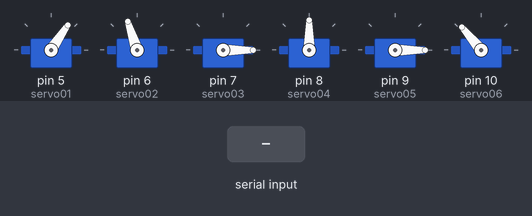
Simulated run of this sketch. Board: Arduino Uno, built with avr-gcc and run on an emulated ATmega328P. On the bench: 6 × servo. The inputs (shaded band) are chosen by the test bench.

Above: at 1.2 s.
1.3 s: "2" received over Serial
At 3.62 s:
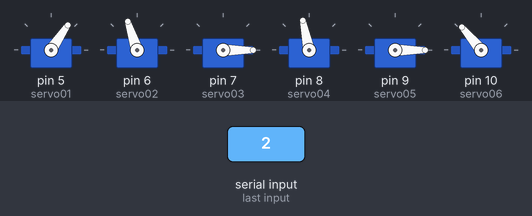
At 5.42 s:
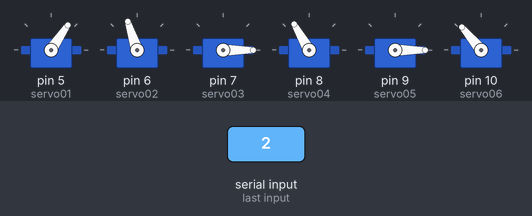
Timing chart, 0 to 22.7 s (numbered marks = the images above; inputs shaded):
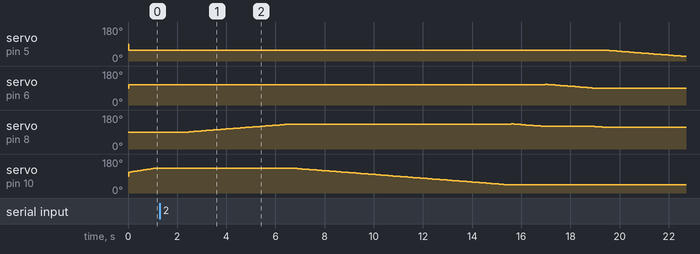

Measured:
- after the input at 1.3 s, servo on pin 5 (servo01): moves from 56° to 24° over 3.1 s, starting after 18.3 s; servo on pin 6 (servo02): 108° → 109° after 15.7 s, → 108° 0.10 s later, → 107° 0.10 s later, → 106° 0.10 s later, … (20 changes in this stretch)

The sketch:

Robot_Control.ino
```cpp
#include <Servo.h>
Servo servo01;
Servo servo02;
Servo servo03;
Servo servo04;
Servo servo05;
Servo servo06;
int servo1Pos,servo2Pos,servo3Pos,servo4Pos,servo5Pos,servo6Pos;
int servo1PPos,servo2PPos,servo3PPos,servo4PPos,servo5PPos,servo6PPos;
char a;
int d =0;
void setup() {
  Serial.begin(9600);
  servo01.attach(5);
  servo02.attach(6);
  servo03.attach(7);
  servo04.attach(8);
  servo05.attach(9);
  servo06.attach(10);
  delay(20);
  // Robot arm initial position
  servo1PPos = 56;
  servo01.write(servo1PPos);
  servo2PPos =108;
  servo02.write(servo2PPos);
  servo3PPos = 0;
  servo03.write(servo3PPos);
  servo4PPos = 90;
  servo04.write(servo4PPos);
  servo5PPos = 0;
  servo05.write(servo5PPos);
  servo6PPos = 110;
  servo06.write(servo6PPos);


}

void Set_up()
{
     for( servo4PPos; servo4PPos >= 108;servo4PPos--)
  {
    servo04.write(servo4PPos);
    delay(50);
    }
  for( servo6PPos; servo6PPos <=130 ;servo6PPos++)
  {
    servo06.write(servo6PPos);
    delay(50);
    }
         for(servo2PPos ; servo2PPos <= 108; servo2PPos++)
  {
    servo02.write(servo2PPos);
    delay(100);
    }

  }
void step_gap()
{
   for(servo4PPos ; servo4PPos <= 132; servo4PPos++)
  {
    servo04.write(servo4PPos);
    delay(100);
    }
  for( servo6PPos; servo6PPos >= 43;servo6PPos--)
  {
    servo06.write(servo6PPos);
    delay(100);
    }
 for(servo4PPos ; servo4PPos >= 120; servo4PPos--)
  {
    servo04.write(servo4PPos);
    delay(100);
    }
      for(servo2PPos ; servo2PPos >= 90; servo2PPos--)
  {
    servo02.write(servo2PPos);
    delay(100);
    }
    for(servo4PPos ; servo4PPos >= 115; servo4PPos--)
  {
    servo04.write(servo4PPos);
    delay(100);
    }
    for(servo1PPos ; servo1PPos>=14; servo1PPos--)
  {
    servo01.write(servo1PPos);
    delay(100);
    }
  }
void step_tron()
{
  for(servo6PPos ; servo6PPos >=1; servo6PPos--)
  {
    servo06.write(servo6PPos);
    delay(100);
    }
     for(servo1PPos ; servo1PPos <=56; servo1PPos++)
  {
    servo01.write(servo1PPos);
    delay(100);
   }
}
void step_vuong ()
 {
   for(servo6PPos ; servo6PPos <=90; servo6PPos++)
  {
    servo06.write(servo6PPos);
    delay(100);
    }
     for(servo1PPos ; servo1PPos <=56; servo1PPos++)
  {
    servo01.write(servo1PPos);
    delay(100);
  }
 }
void loop()
{


  while(Serial.available())
  {
  a = Serial.read();
  delay(1000);
  }
  if(a=='2' )
  {
  step_gap();
  delay(2000);
  step_tron();
  delay(1000);
  a= "";
  }

   if(a=='3' )
  {
   step_gap();
  delay(2000);
  step_vuong();
  delay(1000);
  a= "";
  }

  Set_up();
  delay(100);
}


  /*servo2PPos=10;
  servo02.write(servo2PPos);

    for(servo1Pos =40; servo1Pos > 0; servo1Pos--)
  {
     servo01.write(servo1Pos);
     delay(15);
  }
  delay(1500);
  }
  }*/
/*

  for(servo2Pos =10; servo2Pos <= 50; servo2Pos ++)
  {
     servo02.write(servo2Pos);
     delay(10);
  }
  delay(2000);
       for(servo6Pos =0; servo6Pos <90; servo6Pos++)
  {
     servo06.write(servo6Pos);
     delay(30);
  }
  delay(2000);
     for(servo1Pos =0; servo1Pos <40; servo1Pos++)
  {
     servo01.write(servo1Pos);
     delay(10);
  }
  delay(1000);
      for(servo6Pos =89; servo6Pos >0; servo6Pos--)
  {
     servo06.write(servo6Pos);
     delay(30);
  }
       for(servo2Pos=50; servo2Pos >=10; servo2Pos--)
  {
     servo02.write(servo2Pos);
     delay(50);
  }

  delay(5000);*/
```
